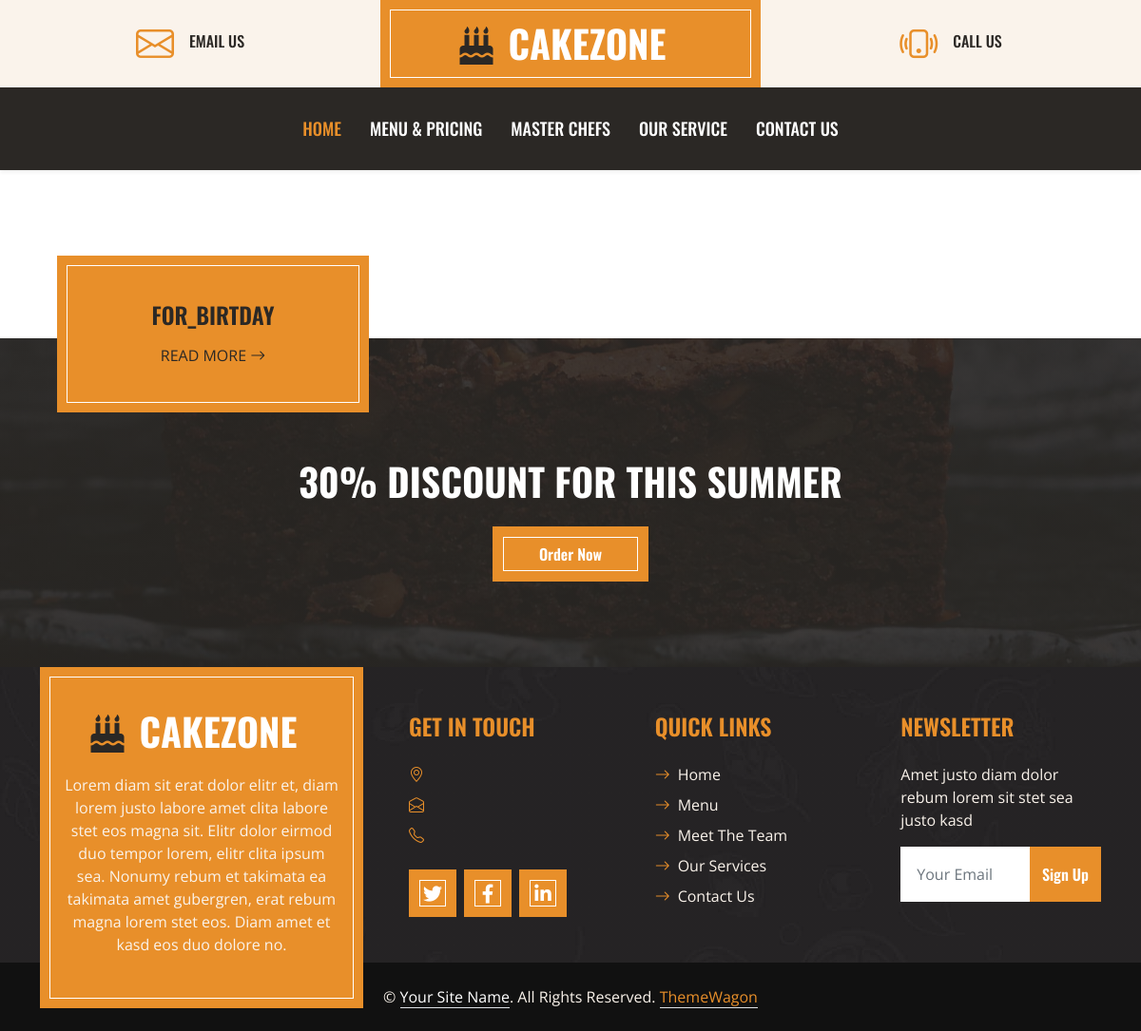
The page /service/ on the database as committed earlier.
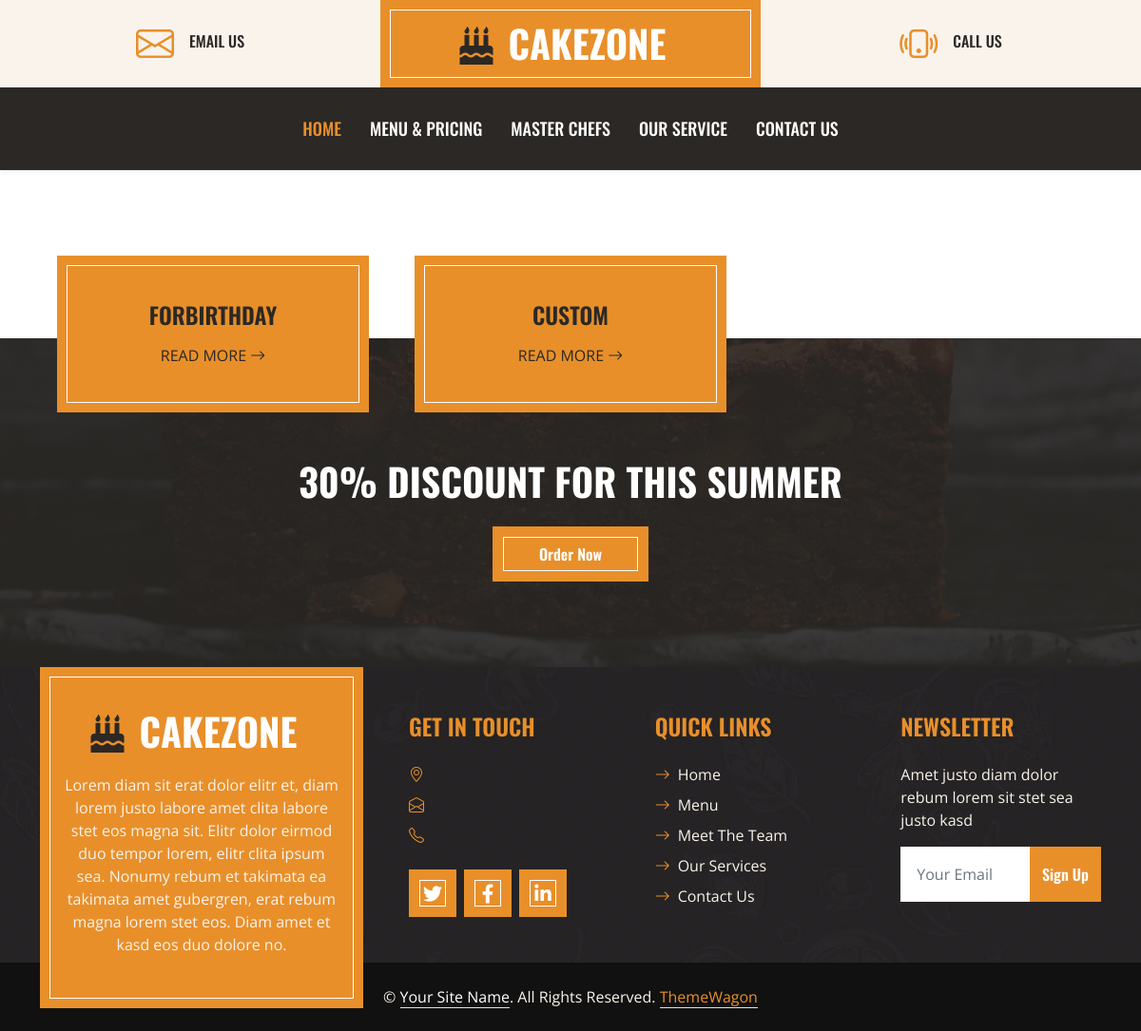
The same page on the database as committed later.
### menu/models.py (models this page shows, shortened)
class Category(models.Model):
    name = models.CharField(max_length=50)
    sort = models.PositiveSmallIntegerField()
    is_visible = models.BooleanField(default=True)
    class Meta:
        verbose_name_plural = 'Categories'
        ordering = ('sort' , )

### service/views.py (the view)
# urls.py: path('', index,name = 'index'),
def index(request):
    categories = Category.objects.filter(is_visible=True)
    context = {
        'categories': categories,
    }
    return render(request, 'service.html', context=context)

### contact/context_processors.py (called while the page is built)
def contacts(request):
    return {
        'index_contacts': Information_Contact.objects.first()
    }

### service/templates/service.html (shortened to what this page needs)
{% extends 'index.html' %}
{% block content %}
    <div class="container-fluid service position-relative px-5" style="margin-top: 90px;">
        <div class="container">
            <div class="row g-5">
                {% for item in categories %}
                    <div class="col-lg-4 col-md-6">
                    <div class="bg-primary border-inner text-center text-white p-5">
                        <h4 class="text-uppercase mb-3">{{ item.name }}</h4>
                        <a class="text-uppercase text-dark" href="{% url 'menu:index' %}#tab-{{ item.pk  }}">Read More <i class="bi bi-arrow-right"></i></a>
                    </div>
                </div>
                {% endfor %}
                <div class="col-lg-12 col-md-6 text-center">
                    <h1 class="text-uppercase text-light mb-4">30% Discount For This Summer</h1>
                    <a href="" class="btn btn-primary border-inner py-3 px-5">Order Now</a>
                </div>
            </div>
        </div>
    </div>
{% endblock %}

### templates/index.html (shortened to what this page needs)
<!DOCTYPE html>
{% load static %}
<html lang="en">
<head>
    <link href="https://cdnjs.cloudflare.com/ajax/libs/font-awesome/5.10.0/css/all.min.css" rel="stylesheet">
    <link href="https://cdn.jsdelivr.net/npm/bootstrap-icons@1.4.1/font/bootstrap-icons.css" rel="stylesheet">
    <link href="lib/owlcarousel/assets/owl.carousel.min.css" rel="stylesheet">
    <link href="{% static 'css/bootstrap.min.css' %}" rel="stylesheet">
    <link href="{% static 'css/style.css' %}" rel="stylesheet">
</head>
<body>
    {% include 'header.html' %}
    {% include 'nav.html' %}
    {% block content %}
    {% endblock %}
    {% include 'footer.html' %}
</body>
</html>

### templates/header.html (shortened to what this page needs)
<div class="container-fluid px-0 d-none d-lg-block">
    <div class="row gx-0">
        <div class="col-lg-4 text-center bg-secondary py-3">
            <div class="d-inline-flex align-items-center justify-content-center">
                <i class="bi bi-envelope fs-1 text-primary me-3"></i>
                <div class="text-start">
                    <h6 class="text-uppercase mb-1">Email Us</h6>
                </div>
            </div>
        </div>
        <div class="col-lg-4 text-center bg-primary border-inner py-3">
            <div class="d-inline-flex align-items-center justify-content-center">
                <a href="index" class="navbar-brand">
                    <h1 class="m-0 text-uppercase text-white"><i class="fa fa-birthday-cake fs-1 text-dark me-3"></i>CakeZone</h1>
                </a>
            </div>
        </div>
        <div class="col-lg-4 text-center bg-secondary py-3">
            <div class="d-inline-flex align-items-center justify-content-center">
                <i class="bi bi-phone-vibrate fs-1 text-primary me-3"></i>
                <div class="text-start">
                    <h6 class="text-uppercase mb-1">Call Us</h6>
                </div>
            </div>
        </div>
    </div>
</div>

### templates/nav.html (shortened to what this page needs)
<nav class="navbar navbar-expand-lg bg-dark navbar-dark shadow-sm py-3 py-lg-0 px-3 px-lg-0">
    <div class="collapse navbar-collapse" id="navbarCollapse">
        <div class="navbar-nav ms-auto mx-lg-auto py-0">
            <a href="{% url 'home:index' %}" class="nav-item nav-link active">Home</a>
            <a href="{% url 'menu:index' %}" class="nav-item nav-link">Menu & Pricing</a>
            <a href="{% url 'chefs:index' %}" class="nav-item nav-link">Master Chefs</a>
            <a href="{% url 'service:index' %}" class="nav-item nav-link">Our Service</a>
            <a href="{% url 'contact:index' %}" class="nav-item nav-link">Contact Us</a>
        </div>
    </div>
</nav>

### templates/footer.html (shortened to what this page needs)
 <div class="container-fluid bg-img text-secondary" style="margin-top: 90px">
    <div class="container">
        <div class="row gx-5">
            <div class="col-lg-4 col-md-6 mb-lg-n5">
                <div class="d-flex flex-column align-items-center justify-content-center text-center h-100 bg-primary border-inner p-4">
                    <a href="index.html" class="navbar-brand">
                        <h1 class="m-0 text-uppercase text-white"><i class="fa fa-birthday-cake fs-1 text-dark me-3"></i>CakeZone</h1>
                    </a>
                    <p class="mt-3">Lorem diam sit erat dolor elitr et, diam lorem justo labore amet clita labore stet eos magna sit. Elitr dolor eirmod duo tempor lorem, elitr clita ipsum sea. Nonumy rebum et takimata ea takimata amet gubergren, erat rebum magna lorem stet eos. Diam amet et kasd eos duo dolore no.</p>
                </div>
            </div>
            <div class="col-lg-8 col-md-6">
                <div class="row gx-5">
                    <div class="col-lg-4 col-md-12 pt-5 mb-5">
                        <h4 class="text-primary text-uppercase mb-4">Get In Touch</h4>
                        <div class="d-flex mb-2">
                            <i class="bi bi-geo-alt text-primary me-2"></i>
                        </div>
                        <div class="d-flex mb-2">
                            <i class="bi bi-envelope-open text-primary me-2"></i>
                        </div>
                        <div class="d-flex mb-2">
                            <i class="bi bi-telephone text-primary me-2"></i>
                        </div>
                        <div class="d-flex mt-4">
                            <a class="btn btn-lg btn-primary btn-lg-square border-inner rounded-0 me-2" href="#"><i class="fab fa-twitter fw-normal"></i></a>
                            <a class="btn btn-lg btn-primary btn-lg-square border-inner rounded-0 me-2" href="#"><i class="fab fa-facebook-f fw-normal"></i></a>
                            <a class="btn btn-lg btn-primary btn-lg-square border-inner rounded-0 me-2" href="#"><i class="fab fa-linkedin-in fw-normal"></i></a>
                        </div>
                    </div>
                    <div class="col-lg-4 col-md-12 pt-0 pt-lg-5 mb-5">
                        <h4 class="text-primary text-uppercase mb-4">Quick Links</h4>
                        <div class="d-flex flex-column justify-content-start">
                            <a class="text-secondary mb-2" href="#"><i class="bi bi-arrow-right text-primary me-2"></i>Home</a>
                            <a class="text-secondary mb-2" href="#"><i class="bi bi-arrow-right text-primary me-2"></i>Menu</a>
                            <a class="text-secondary mb-2" href="#"><i class="bi bi-arrow-right text-primary me-2"></i>Meet The Team</a>
                            <a class="text-secondary mb-2" href="#"><i class="bi bi-arrow-right text-primary me-2"></i>Our Services</a>
                            <a class="text-secondary" href="#"><i class="bi bi-arrow-right text-primary me-2"></i>Contact Us</a>
                        </div>
                    </div>
                    <div class="col-lg-4 col-md-12 pt-0 pt-lg-5 mb-5">
                        <h4 class="text-primary text-uppercase mb-4">Newsletter</h4>
                        <p>Amet justo diam dolor rebum lorem sit stet sea justo kasd</p>
                        <form action="">
                            <div class="input-group">
                                <input type="text" class="form-control border-white p-3" placeholder="Your Email">
                                <button class="btn btn-primary">Sign Up</button>
                            </div>
                        </form>
                    </div>
                </div>
            </div>
        </div>
    </div>
</div>
<div class="container-fluid text-secondary py-4" style="background: #111111;">
    <div class="container text-center">
        <p class="mb-0">&copy; <a class="text-white border-bottom" href="#">Your Site Name</a>. All Rights Reserved.
        <a class="border-bottom" href="https://themewagon.com" target="_blank">ThemeWagon</a>
    </div>
</div>

### static/css/style.css (style rules this page uses)
:root { --primary: #E88F2A; --secondary: #FAF3EB; --light: #FFFFFF; --dark: #2B2825; }
h1, h2, .font-weight-bold { font-weight: 700 !important; }
h3, h4, .font-weight-semi-bold { font-weight: 600 !important; }
h5, h6, .font-weight-medium { font-weight: 500 !important; }
.btn { font-family: 'Oswald', sans-serif; font-weight: 600; transition: .5s; }
.btn-primary { color: #FFFFFF; }
.border-inner { position: relative; }
.border-inner * { position: relative; z-index: 1; }
.border-inner::before { position: absolute; content: ""; top: 10px; right: 10px; bottom: 10px; left: 10px; background: none; border: 1px solid var(--light); z-index: 0; }
.btn-lg-square { width: 50px; height: 50px; }
.btn-square, .btn-sm-square, .btn-lg-square { padding-left: 0; padding-right: 0; text-align: center; }
.navbar-dark .navbar-nav .nav-link { font-family: 'Oswald', sans-serif; padding: 30px 15px; font-size: 18px; font-weight: 500; text-transform: uppercase; color: var(--light); outline: none; transition: .5s; }
.navbar-dark .navbar-nav .nav-link:hover, .navbar-dark .navbar-nav .nav-link.active { color: var(--primary); }
.service::after, .contact::after { position: absolute; content: ""; width: 100%; height: calc(100% - 45px); top: 135px; left: 0; background: linear-gradient(rgba(43, 40, 37, .9), rgba(43, 40, 37, .9)), url(../img/service.jpg) center center no-repeat; background-size: cover; z-index: -1; }
.bg-img { background: linear-gradient(rgba(43, 40, 37, .5), rgba(43, 40, 37, .5)), url(../img/bg.jpg) center center no-repeat; background-size: cover; }

Rows that differ between the two databases and show on the page:
removed Category: name "FOR_BIRTDAY"
added Category: name "FORBIRTHDAY"
added Category: name "CUSTOM"
